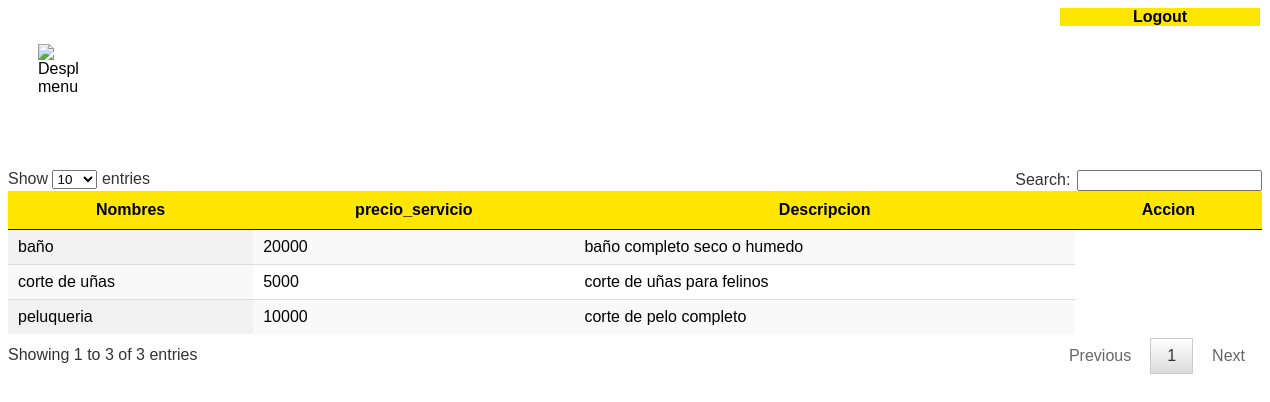
Page /consultar_servicio.php on the committed database.
### tables this page shows
CREATE TABLE IF NOT EXISTS `servicios` (
  `id_servicio` int(6) NOT NULL AUTO_INCREMENT,
  `nombre_servicio` varchar(50) NOT NULL,
  `precio_servicio` int(6) NOT NULL,
  `descripcion` varchar(100) NOT NULL,
  PRIMARY KEY (`id_servicio`)
);

### consultar_servicio.php (the view, shortened to what this page needs)
<!DOCTYPE html>
<html lang="en">
<head>
	<link rel="stylesheet" href="jquery.dataTables.css">
</head>
<body style="font-family:Arial, Helvetica, Verdana;">
<a href="logout.php" style='text-decoration:none; color:#000; '><div style=" float:left; width: 200px; font-family:Arial, Helvetica, Verdana; font-weight: bold; margin-left:1052px;   background-color:#FFE600; text-align:center;">Logout</div></a>
<br><br>
<img src="images/menuo_icon.png" id='oculto2' onclick="mostrar1()" style="float:left; width:40px; margin-left:30px;  cursor: pointer;" title="Desplegar menu">
<br><br><br><br>
<br>
<br><br>
<?php
 $query = "SELECT * FROM  servicios";
    $result = mysql_query($query);
	echo'
	<table id="tabla" class="display" cellspacing="0"  style="background-color: #FFF; border:1px; margin-top:30px; ">
        <thead>
            <tr>
<th style="background-color: #FFE600; font-family:Arial, Helvetica, Verdana;">Nombres</th>
<th style="background-color: #FFE600; font-family:Arial, Helvetica, Verdana;">precio_servicio</th>
<th style="background-color: #FFE600; font-family:Arial, Helvetica, Verdana;">Descripcion</th>
<th style="background-color: #FFE600; font-family:Arial, Helvetica, Verdana;">Accion</th>
            </tr>
        </thead>';
     echo"<tbody>";
		while ($registro = mysql_fetch_array($result))
		{
echo "
             <tr>
	  <td style=' font-family:Arial, Helvetica, Verdana;'>$registro[nombre_servicio]</td>
	  <td style=' font-family:Arial, Helvetica, Verdana;'>$registro[precio_servicio]</td>
	  <td style=' font-family:Arial, Helvetica, Verdana;'>$registro[descripcion]</td>
            </tr>
             ";
}
echo "
        </tbody>
    </table>";
	?>
</body>
</html>

### rows in the picture
servicios: nombre_servicio "peluqueria", precio_servicio "10000", descripcion "corte de pelo completo"
servicios: nombre_servicio "baño", precio_servicio "20000", descripcion "baño completo seco o humedo"
servicios: nombre_servicio "corte de uñas", precio_servicio "5000", descripcion "corte de uñas para felinos"
